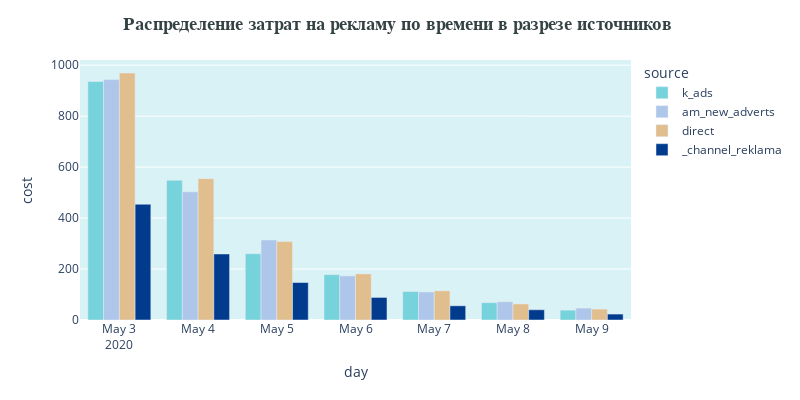

Here is the notebook cell this chart was saved with:
### Code cell
fig = px.bar(costs, x='day', y='cost', color='source', barmode='group', width=800, height=400)
fig.update_layout(
                 plot_bgcolor='#d9f2f5', # цвет фона
                 title=dict(text='<b>Распределение затрат на рекламу по времени в разрезе источников </b>',
                            font=dict(family="Arial",size=18,color='#344243'), x=0.5)
                 )
for i,c in zip(fig.data,['#76d2db', '#adc6e9', '#e1be8e', '#003b8d']):
    i.name = i.name[7:]
    i.marker.color = c
fig.show()

### Figure 1 — Plotly figure (JSON) as saved in the notebook; plotly's stock layout.template omitted (floating-point values rounded to 4 significant figures)
{"data": [{"alignmentgroup": "True", "hovertemplate": "source=facebook_ads<br>day=%{x}<br>cost=%{y}<extra></extra>", "legendgroup": "facebook_ads", "marker": {"color": "#76d2db"}, "name": "k_ads", "offsetgroup": "facebook_ads", "orientation": "v", "showlegend": true, "textposition": "auto", "type": "bar", "x": ["2020-05-03T00:00:00", "2020-05-04T00:00:00", "2020-05-05T00:00:00", "2020-05-06T00:00:00", "2020-05-07T00:00:00", "2020-05-08T00:00:00", "2020-05-09T00:00:00"], "xaxis": "x", "y": [935.9, 548.4, 260.2, 178.0, 111.8, 68.01, 38.72], "yaxis": "y"}, {"alignmentgroup": "True", "hovertemplate": "source=instagram_new_adverts<br>day=%{x}<br>cost=%{y}<extra></extra>", "legendgroup": "instagram_new_adverts", "marker": {"color": "#adc6e9"}, "name": "am_new_adverts", "offsetgroup": "instagram_new_adverts", "orientation": "v", "showlegend": true, "textposition": "auto", "type": "bar", "x": ["2020-05-03T00:00:00", "2020-05-04T00:00:00", "2020-05-05T00:00:00", "2020-05-06T00:00:00", "2020-05-07T00:00:00", "2020-05-08T00:00:00", "2020-05-09T00:00:00"], "xaxis": "x", "y": [943.2, 502.9, 314.0, 173.1, 109.9, 71.58, 46.78], "yaxis": "y"}, {"alignmentgroup": "True", "hovertemplate": "source=yandex_direct<br>day=%{x}<br>cost=%{y}<extra></extra>", "legendgroup": "yandex_direct", "marker": {"color": "#e1be8e"}, "name": "direct", "offsetgroup": "yandex_direct", "orientation": "v", "showlegend": true, "textposition": "auto", "type": "bar", "x": ["2020-05-03T00:00:00", "2020-05-04T00:00:00", "2020-05-05T00:00:00", "2020-05-06T00:00:00", "2020-05-07T00:00:00", "2020-05-08T00:00:00", "2020-05-09T00:00:00"], "xaxis": "x", "y": [969.1, 554.7, 308.2, 180.9, 114.4, 62.96, 42.78], "yaxis": "y"}, {"alignmentgroup": "True", "hovertemplate": "source=youtube_channel_reklama<br>day=%{x}<br>cost=%{y}<extra></extra>", "legendgroup": "youtube_channel_reklama", "marker": {"color": "#003b8d"}, "name": "_channel_reklama", "offsetgroup": "youtube_channel_reklama", "orientation": "v", "showlegend": true, "textposition": "auto", "type": "bar", "x": ["2020-05-03T00:00:00", "2020-05-04T00:00:00", "2020-05-05T00:00:00", "2020-05-06T00:00:00", "2020-05-07T00:00:00", "2020-05-08T00:00:00", "2020-05-09T00:00:00"], "xaxis": "x", "y": [454.2, 259.1, 147.0, 88.51, 55.74, 40.22, 23.31], "yaxis": "y"}], "layout": {"barmode": "group", "height": 400, "legend": {"title": {"text": "source"}, "tracegroupgap": 0}, "margin": {"t": 60}, "plot_bgcolor": "#d9f2f5", "title": {"font": {"color": "#344243", "family": "Arial", "size": 18}, "text": "<b>Распределение затрат на рекламу по времени в разрезе источников </b>", "x": 0.5}, "width": 800, "xaxis": {"anchor": "y", "domain": [0, 1], "title": {"text": "day"}}, "yaxis": {"anchor": "x", "domain": [0, 1], "title": {"text": "cost"}}}}
